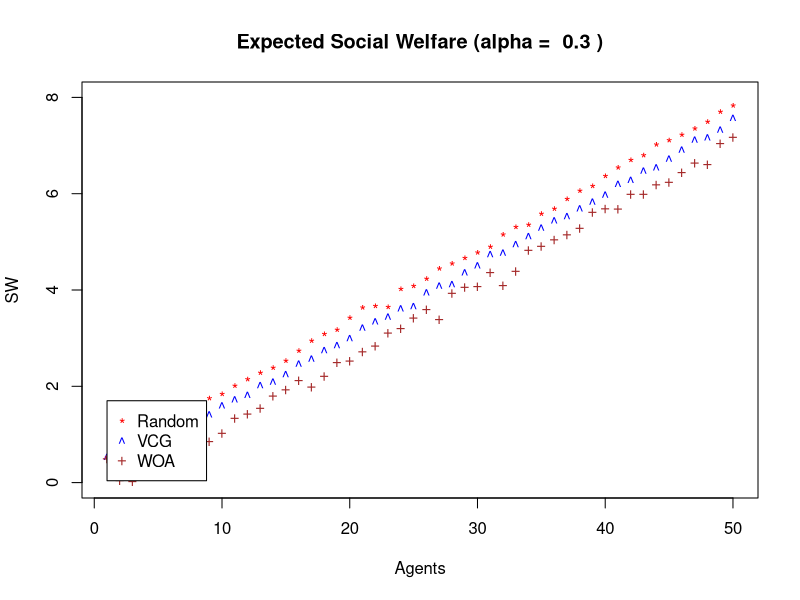

Here is the R script that generated this plot:
#Taking the uniform distribution [0,1] and increasing N

#Building Tau function before simulate

alpha = 0.3
integ <-function(x,P){(P-1)*(x^(P-1))/(1 - (x^(P-1)))}
Tau <- function(w,N){
  if(N==1){
    return(0)
  }
  else{
    return((1- alpha)*(integrate(integ, lower= 0, upper= w, P = N)$value))
  }
}

#Building the selection program

SimulateVCG <- function(W, alpha){
  winner <- which.max(W)
  copy_W <- W
  copy_W[winner] = 0
  transfer <- (1- alpha)*max(copy_W)
  social_welfare = sum(copy_W*alpha) + W[winner] - transfer
  res = c(winner, W[winner], transfer, social_welfare)
  return(res)
}

SimulateRandom <- function(W, alpha){
  winner <- sample(1:length(W),1)
  copy_W <- W
  copy_W[winner] = 0
  social_welfare = sum(copy_W*alpha) + W[winner]
  res = c(winner, W[winner], social_welfare)
  return(res)
}

SimulateWOA <- function(W, alpha){
  agents <- length(W)
  winner <- which.max(W)
  copy_W <- W
  copy_W[winner] = 0
  transfer <- unlist(lapply(W,Tau, N = agents))
  social_welfare = sum(copy_W*alpha) + W[winner] - sum(transfer) 
  res = c(winner, W[winner], transfer[winner], sum(transfer), social_welfare)
  return(res)
}

Simulatescenario <- function(W,alpha){
  VCG <- SimulateVCG(W,alpha)
  Random <- SimulateRandom(W,alpha)
  WOA <- SimulateWOA(W,alpha)
  
  res <- c(VCG[4], Random[3], WOA[5])
  return(res)
}

#simulating with a loop
max_agents = 50
SW_VCG = c()
SW_Random = c()
SW_WOA = c()
for (n in 1:max_agents){
  data = c()
  for (rep in 1:100){
    N = n
    W <- runif(N)
    VCG <- SimulateVCG(W,alpha)
    W <- runif(N)
    Random <- SimulateRandom(W,alpha)
    W <- runif(N)
    WOA <- SimulateWOA(W,alpha)
    
    res <- c(VCG[4], Random[3], WOA[5])
    data <- rbind(data, res)
  }
  data_mean <- colMeans(data)
  SW_VCG = c(SW_VCG, data_mean[1])
  SW_Random = c(SW_Random, data_mean[2])
  SW_WOA = c(SW_WOA, data_mean[3])
}



plot(1:max_agents,SW_VCG, type = 'b', col="blue", pch="^", ylim = c(0, 8), 
     main= paste("Expected Social Welfare (alpha = ",as.character(alpha),")"),
     ylab = "SW", xlab = "Agents", lty=1)
points(SW_Random, pch="*", col="red", lty=2)
points(SW_WOA, pch="+", col="brown", lty=3)
legend(1,1.7,c("Random","VCG","WOA"), col = c("red","blue","brown"), pch =c("*","^","+") )
